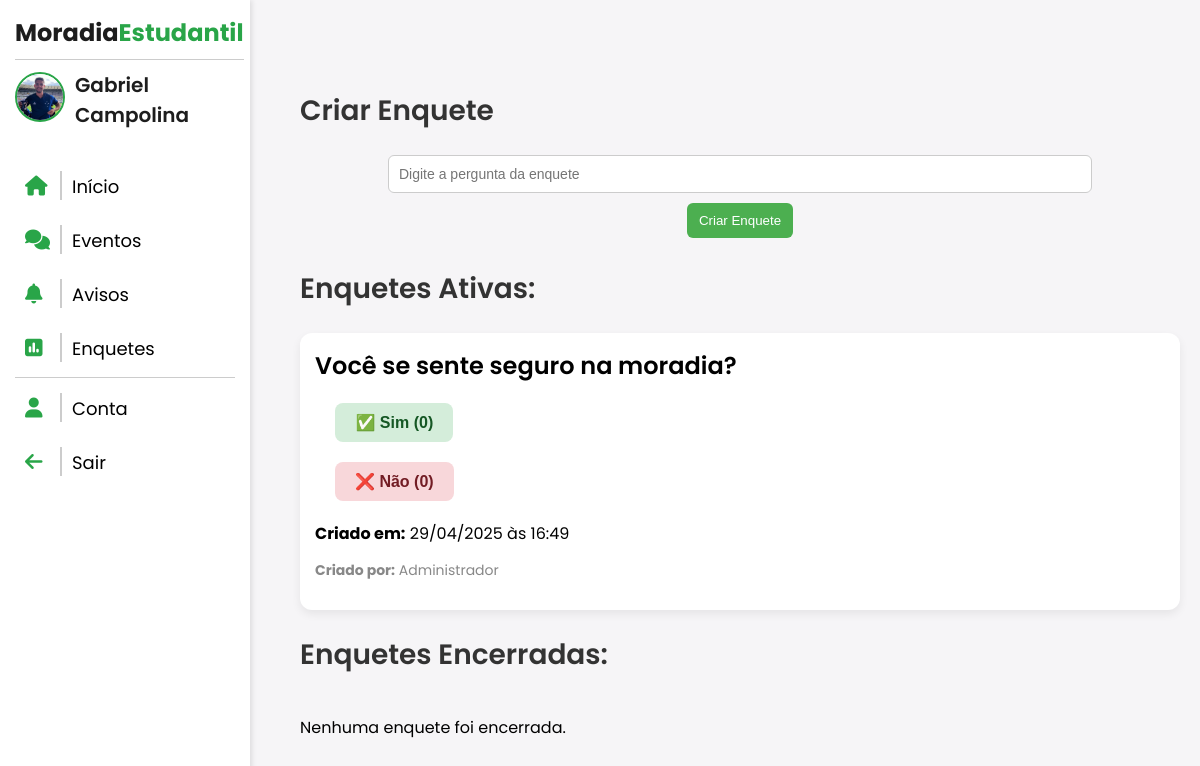
The app's page /enquetes/ (signed in) with its own data.
### AppMoradia/models.py (models this page shows, shortened)
class CustomUser(AbstractUser):
     foto = models.ImageField(
        upload_to='fotos_perfil/',
        blank=True,
        null=True,
        default='fotos_perfil/default.png'
      )
     tipo = (
         ('VISITANTE','Visitante'),
         ('RESIDENTE','Residente'),
         ('SÍNDICO','Síndico'),
         ('COORDENADOR','Coordenador')
     )
     tipo = models.CharField(max_length=100, choices=tipo, default='VISITANTE')

class Enquete(models.Model):
    STATUS_CHOICES = [
        ('ATIVA', 'Ativa'),
        ('ENCERRADA', 'Encerrada'),
    ]
    pergunta = models.CharField(max_length=255)
    criado_por = models.ForeignKey(settings.AUTH_USER_MODEL, on_delete=models.CASCADE)
    data_criacao = models.DateTimeField(auto_now_add=True)
    data_encerramento = models.DateTimeField(null=True, blank=True)
    status = models.CharField(max_length=10,choices=STATUS_CHOICES,default='ATIVA')

### AppMoradia/views.py (the view)
# urls.py: path('enquetes/', views.enquetes, name='enquetes'),
@login_required
def enquetes(request):
    enquetes_ativas = Enquete.objects.filter(status='ATIVA').order_by('-data_criacao')
    enquetes_encerradas = Enquete.objects.filter(status='ENCERRADA').order_by('-data_criacao')
    usuario = request.user
    for enquete in enquetes_ativas:
        enquete.votos_sim = enquete.votos.filter(escolha='SIM').count()
        enquete.votos_nao = enquete.votos.filter(escolha='NÃO').count()
        enquete.usuarios_sim = enquete.votos.filter(escolha='SIM').select_related('usuario')
        enquete.usuarios_nao = enquete.votos.filter(escolha='NÃO').select_related('usuario')
    for enquete in enquetes_encerradas:
        enquete.votos_sim = enquete.votos.filter(escolha='SIM').count()
        enquete.votos_nao = enquete.votos.filter(escolha='NÃO').count()
    return render(request, 'enquetes.html', {'enquetes_ativas': enquetes_ativas, 'enquetes_encerradas' : enquetes_encerradas, 'usuario': usuario})

### AppMoradia/templates/enquetes.html (shortened to what this page needs)
{% extends 'sidebar-sistema.html' %}
{% load static %}
    {% block content %}
    <div class="dashboard">
        {% if user.tipo == 'COORDENADOR' or user.tipo == 'SÍNDICO' %}
        <h2 class="dashboard-title">Criar Enquete</h2>
        <div class="form-adicionar-evento">
            <form method="post" action="{% url 'criar_enquete' %}">
                <input type="text" name="pergunta" placeholder="Digite a pergunta da enquete" required class="input-evento">
                <button type="submit" class="btn-adicionar">Criar Enquete</button>
            </form>
        </div>
        {% endif %}
        <h2 class="dashboard-title">Enquetes Ativas:</h2>
        <div class="lista-eventos">
            {% for enquete in enquetes_ativas %}
            <div class="card-evento">
                <div class="header-evento">
                    <h3 class="titulo-evento">{{ enquete.pergunta }}</h3>
                </div>
                <div class="info-evento">
                    <div class="votacao">
                        <form method="post" action="{% url 'votar_enquete' enquete.id %}">
                            <button type="submit" name="escolha" value="SIM" class="btn-voto btn-sim">✅ Sim ({{ enquete.votos_sim }})</button>
                            <button type="submit" name="escolha" value="NÃO" class="btn-voto btn-nao">❌ Não ({{ enquete.votos_nao }})</button>
                        </form>
                    </div>
                    <p><strong>Criado em:</strong> {{ enquete.data_criacao|date:"d/m/Y" }} às {{ enquete.data_criacao|date:"H:i" }}</p>
                </div>
                <p class="autor-evento"><strong>Criado por:</strong> {{ enquete.criado_por.first_name }}</p>
            </div>
            {% empty %}
            <p>Nenhuma enquete ativa no momento.</p>
            {% endfor %}
        </div>
        <h2 class="dashboard-title">Enquetes Encerradas:</h2>
<div class="lista-eventos">
    {% for enquete in enquetes_encerradas %}
    <div class="card-evento encerrada">
        <div class="header-evento">
            <h3 class="titulo-evento">{{ enquete.pergunta }}</h3>
            {% if user.tipo == 'COORDENADOR' or user.tipo == 'SÍNDICO' and enquete.criado_por == user %}
            <div style="display: flex; gap: 20px;">
                        <button class="btn-detalhes" onclick="abrirModalDetalhes(event, this)" data-id="{{ enquete.id }}"><i class="fa-solid fa-info-circle"></i> Detalhes</button>
                        <form class="form-event" method="post" action="{% url 'excluir_enquete' enquete.id %}" onsubmit="return confirm('Tem certeza que deseja excluir esta enquete?');">
                            {% csrf_token %}
                            <button style="width: 100%;" type="submit" class="btn-deleteEnq"><i class="fa-solid fa-trash"></i> Excluir</button>
                        </form>
            </div>
                        {% endif %}
        </div>
        <div class="info-evento">
            <p><strong>Quantidade de votos:</strong><br>
                <span>Sim: </span>({{ enquete.votos_sim }} <span>votos</span>)  <br>
                <span>Não: </span>({{ enquete.votos_nao }} <span>votos</span>)
            </p>
            <p><strong>Criado em:</strong> {{ enquete.data_criacao|date:"d/m/Y" }} às {{ enquete.data_criacao|date:"H:i" }}</p>
            {% if enquete.data_encerramento %}
                <p><strong>Encerrado em:</strong> {{ enquete.data_encerramento|date:"d/m/Y" }} às {{ enquete.data_encerramento|date:"H:i" }}</p>
            {% endif %}
        </div>
        <p class="autor-evento"><strong>Criado por:</strong> {{ enquete.criado_por.first_name }}</p>
    </div>
    {% empty %}
    <p>Nenhuma enquete foi encerrada.</p>
    {% endfor %}
</div>
    </div>
    {% endblock %}

### AppMoradia/templates/sidebar-sistema.html (shortened to what this page needs)
{% load static %}
<!DOCTYPE html>
<html lang="en">
<head>
    <link rel="stylesheet" href="{% static 'css/sistema.css' %}">
    <link rel="stylesheet" href="https://cdnjs.cloudflare.com/ajax/libs/font-awesome/6.5.0/css/all.min.css" />
</head>
<body>
    <div class="sidebar" id="sidebar">
        <div class="title">
            <span class="gray">Moradia</span><span class="green">Estudantil</span>
        </div>
        <div class="user-info">
            <a href="{% url 'conta' %}"><img src="{{ usuario.foto.url }}" alt="Foto do usuário" class="user-photo"></a>
            <span class="user-name">{{ usuario.first_name }}</span>
        </div>
        <ul>
            <li><a href="{% url 'sistema' %}"><i class="fa-solid fa-house"></i><span class="menu-text">Início</span></a></li>
            <li><a href="{% url 'eventos' %}"><i class="fa-solid fa-comments"></i><span class="menu-text">Eventos</span></a></li>
            <li><a href="{% url 'avisos' %}"><i class="fa-solid fa-bell"></i><span class="menu-text">Avisos</span></a></li>
            <li><a href="{% url 'enquetes' %}"><i class="fa-solid fa-square-poll-vertical"></i><span class="menu-text">Enquetes</span></a></li>
        <div class="options">
            <li><a href="{% url 'conta' %}"><i class="fa-solid fa-user"></i><span class="menu-text">Conta</span></a></li>
            <li>
                <a class="btn-sair" href="#" onclick="document.getElementById('logout-form').submit();"><i class="fa-solid fa-arrow-left"></i><span class="menu-text">Sair</span></a>
            </li>
           </div>
        </ul>
    </div>
    <div class="main-content">
        {% block content %}
        {% endblock %}
    </div>
</body>
</html>

### AppMoradia/static/css/sistema.css (style rules this page uses)
* { box-sizing: border-box; }
html, body { width: 100%; overflow-x: hidden; }
body { background: #f6f5f7; font-family: 'Poppins', sans-serif; margin: 0; }
.gray { user-select: none; font-weight: bold; color: #1d1d1d; text-align: center; font-size: 24px; margin-bottom: 20px; border-bottom: 1px solid #ccc; padding-bottom: 10px; }
.green { user-select: none; font-weight: bold; color: #29a548; text-align: center; font-size: 24px; margin-bottom: 20px; border-bottom: 1px solid #ccc; padding-bottom: 10px; }
.sidebar { position: fixed; width: 250px; height: 100vh; background-color: #fff; padding: 15px; box-shadow: 2px 0 5px rgba(0, 0, 0, 0.1); transition: transform 0.3s ease-in-out; transform: translateX(0); z-index: 1000; display: flex; flex-direction: column; }
.options { border-top: 1px solid #ccc; }
.btn-sair { color: black; }
.sidebar ul { list-style-type: none; padding: 0; color: black; }
.sidebar ul li { margin: 5px 0; cursor: pointer; }
.sidebar ul li a { text-decoration: none; font-size: 18px; display: flex; align-items: center; padding: 10px; border-radius: 8px; transition: background-color 0.3s; color: black; }
.sidebar ul li a i { font-size: 20px; color: #29a548; width: 20px; height: 20px; margin-right: 5px; }
.sidebar ul li a .menu-text { margin-left: 10px; border-left: 2px solid #ccc; padding-left: 10px; padding-top: 2px; }
.user-info { user-select: none; display: flex; align-items: center; gap: 10px; padding: 10px 0; margin-top: 10px; }
.user-photo { width: 50px; height: 50px; border-radius: 50%; object-fit: cover; border: 2px solid #29a548; }
.user-name { font-weight: 600; color: #1d1d1d; font-size: 20px; }
.main-content { margin-left: 280px; padding: 20px; min-height: 100vh; background: #f6f5f7; }
.dashboard { margin-top: 70px; }
.dashboard-title { user-select: none; font-size: 28px; color: #333; font-weight: 600; text-align: left; }
form { display: flex; flex-direction: column; align-items: center; }
.form-adicionar-evento { margin-bottom: 30px; text-align: center; }
.input-evento, .textarea-evento { width: 80%; padding: 10px; margin-bottom: 10px; border: 1px solid #ccc; border-radius: 6px; font-size: 14px; }
.btn-adicionar { padding: 10px 12px; background-color: #4CAF50; color: white; border: none; border-radius: 6px; cursor: pointer; transition: background-color 0.3s; }
.lista-eventos { user-select: none; display: flex; flex-direction: column; gap: 20px; }
.card-evento { background-color: white; padding: 15px; border-radius: 12px; position: relative; box-shadow: 0 4px 10px rgba(0, 0, 0, 0.07); transition: transform 0.3s ease, box-shadow 0.3s ease; }
.titulo-evento { padding: 0; font-size: 24px; font-weight: 600; margin: 0; }
.info-evento p { margin: 8px 0; font-size: 16px; }
.autor-evento { color: #888; font-size: 14px; }
.header-evento { display: flex; justify-content: space-between; }
.btn-voto { border: none; padding: 10px 20px; border-radius: 8px; margin: 10px; font-size: 16px; cursor: pointer; font-weight: bold; transition: 0.3s; }
.btn-sim { background-color: #d4edda; color: #155724; }
.btn-nao { background-color: #f8d7da; color: #721c24; }
.votacao { display: flex; margin: 10px; }

### records on screen
CustomUser: foto (picture), first_name "Gabriel Campolina"
Enquete: pergunta "Você se sente seguro na moradia?", votos_sim "0", votos_nao "0", data_criacao "29/04/2025", data_criacao "16:49", criado_por.first_name "Administrador"
